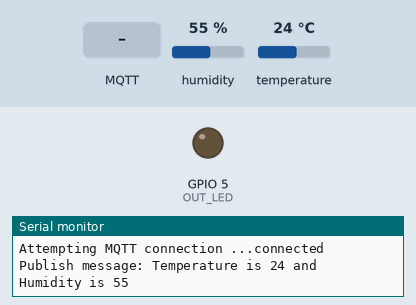
Recording of a sketch running on a simulated ESP8266 (NodeMCU). On the bench: output pins drawn as LEDs (lit = HIGH), the last lines printed to the serial monitor. The inputs (shaded band) are chosen by the test bench; at power-on: humidity 55 %, temperature 24 °C. WiFi joins after 1.5 s; servers stay silent unless stated; no MQTT or app messages arrive unless stated.

Above: at 2.7 s.
2.8 s: MQTT message "1" arrives on the first subscribed topic
At 3.8 s:
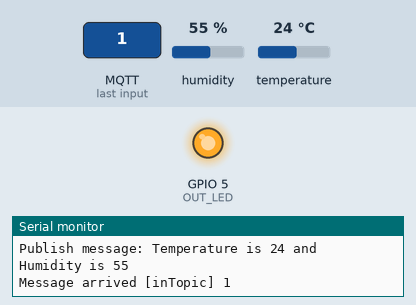
4.3 s: MQTT message "0" arrives on the first subscribed topic
At 4.9 s:
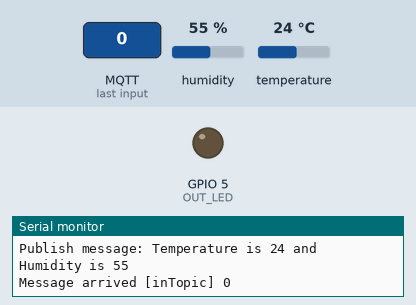
Timing chart, 0 to 7.3 s (numbered marks = the images above; inputs shaded):
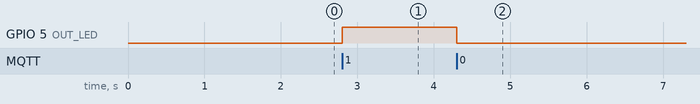

Measured:
- after the input at 2.8 s, GPIO 5 (OUT_LED): LOW → HIGH at once
- after the input at 4.3 s, GPIO 5 (OUT_LED): HIGH → LOW at once

The sketch:

node-mqtt.ino
```cpp
/*
 * Basic ESP8266 MQTT
 */

#include <ESP8266WiFi.h>
#include <PubSubClient.h>
#include <SimpleDHT.h>

// WiFi Parameters & MQTT Server IP Address

SimpleDHT11 dht11;
char ssid[] = "xxx";                                 // WiFi SSID
char password[] = "yyyxxxzzz";                       // WiFi password
char mqtt_server[] = "192.168.1.254";                // mqtt server IP address
long lastMsg = 0;
char msg[50];
int value1 = 0;
int value2 = 0;
int OUT_LED = 5;
int DHTPIN = 16;
byte temp = 0;
byte humid = 0;

WiFiClient espClient;
PubSubClient client(espClient);

void setup_wifi() {
// We start by connecting to a WiFi network
Serial.println("Connecting to ");
Serial.println(ssid);
WiFi.begin(ssid, password);

while (WiFi.status() != WL_CONNECTED) {
Serial.print("*");
delay(500);
}

Serial.println("");
Serial.println("WiFi connected");
Serial.println("IP address: ");
Serial.println(WiFi.localIP());
}

void callback(char* topic, byte* payload, unsigned int length) {
Serial.print("Message arrived [");
Serial.print(topic);
Serial.print("] ");
for (int i = 0; i < length; i++) {
Serial.print((char)payload[i]);
}

Serial.println();
// Switch on the LED if an 1 was received as first character
if ((char)payload[0] == '1') {
digitalWrite(OUT_LED, HIGH);
// Turn the LED on - Note that LOW is the voltage level
// But actually the LED is on.
// It is acive low on the ESP32.
} else {

digitalWrite(OUT_LED, LOW);

}
}

void reconnect() {
// Loop until we're reconnected
while (!client.connected()) {
Serial.print("Attempting MQTT connection ...");
// Attempt to connect
if (client.connect("ESP8266Client")) {
Serial.println("connected");
// Once connected, publish an announcement
client.publish("outTopic", "Hello !!!");
// And resubscribe
client.subscribe("inTopic");
} else {
Serial.print("failed, rc=");
Serial.print(client.state());
Serial.println(" try again in 5 seconds");
// Wait 5 seconds before retrying
delay(5000);
}
}
}

void setup() {
pinMode(OUT_LED, OUTPUT); // Initialize the BUILTIN_LED pin as an output
Serial.begin(115200);
setup_wifi();
client.setServer(mqtt_server, 1883);
client.setCallback(callback);

}

void loop() {
if (WiFi.status() != WL_CONNECTED) {
WiFi.disconnect();
delay(500);
setup_wifi();
}
if (!client.connected()) {
reconnect();
}
client.loop();
long now = millis();
if (now - lastMsg > 2000) {
lastMsg = now;
dht11.read(DHTPIN, &temp, &humid, NULL);
value1 = (int)temp;
value2 = (int)humid;
snprintf (msg, 75, "Temperature is %d and Humidity is %d", value1, value2);
Serial.print("Publish message: ");
Serial.println(msg);
client.publish("outTopic", msg);
}
}
```
